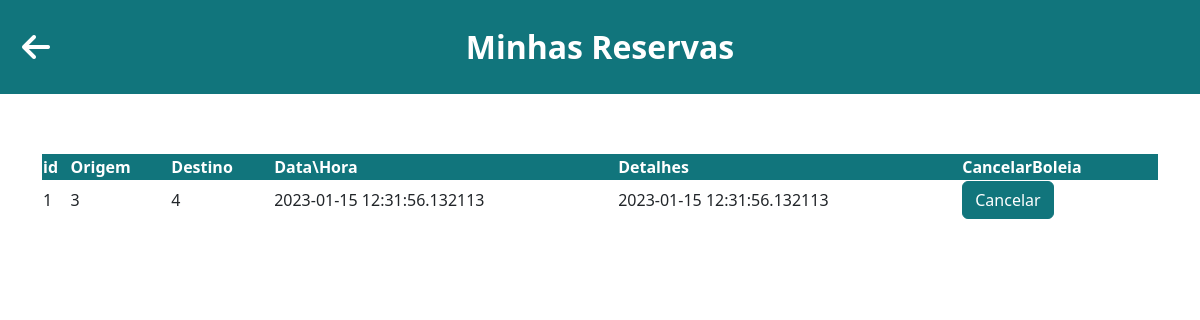
The page /reserva (signed in) on the database its author committed.
### models.py (models this page shows, shortened)
class Reservation(db.Model):
	__tablename__ = 'reservation'
	__table_args__ = (db.UniqueConstraint('passenger_id', 'ride_id'),)
	id = db.Column(db.Integer, primary_key=True)
	passenger_id = db.Column('passenger_id', db.ForeignKey('user.id'), nullable=False)
	passenger = db.relationship('User', backref='reservation')
	ride_id = db.Column('ride_id', db.ForeignKey('ride.id'), nullable=False)
	ride = db.relationship('Ride', backref='reservation')
	reservation_state_id = db.Column('reservation_state_id', db.ForeignKey('reservation_state.id'), default=1, nullable=False)
	reservation_state = db.relationship('ReservationState', backref='reservation')
	createdAt = db.Column(db.DateTime, default=datetime.now)
	updatedAt = db.Column(db.DateTime, default=datetime.now)

### rideandreservation/__init__.py (the view, shortened to what this page needs)
@rideandreservation.route('/reserva', methods=['GET', 'POST'])
def reservation():
    activeUser = current_user
    get_Reservas = db.session.query(Reservation).filter(Reservation.passenger_id==activeUser.id)
    goBack = BackButton()
    if activeUser.is_authenticated:
        print("Noice")
    else:
        print("Not Noice")
    if request.method == 'GET':
        return render_template("reservas.html", goBack = goBack,get_Reservas=get_Reservas)
    return render_template("reservas.html", goBack = goBack)

### app.py (called while the page is built)
def create_app(config_filename):
	app = Flask(__name__)
	app.config.from_object(config_filename)
	db.init_app(app)
	with app.app_context():
		db.create_all()
	login_manager = LoginManager()
	login_manager.login_view = 'auth.login'
	login_manager.init_app(app)
	@login_manager.user_loader
	def load_user(user_id):
		return User.query.get(int(user_id))
	app.register_blueprint(loginModule)
	app.register_blueprint(registerModule)
	app.register_blueprint(rideandreservation)
	app.register_blueprint(homeModule)
	app.register_blueprint(verPerfilModule)
	app.register_blueprint(editProfileModule)
	app.register_blueprint(addVehicleModule)
	app.register_blueprint(rides)
	return app

### templates/reservas.html (shortened to what this page needs)
<!DOCTYPE html>
<html lang="eng">
    <head>
        <link href="https://cdn.jsdelivr.net/npm/bootstrap@5.2.3/dist/css/bootstrap.min.css" rel="stylesheet">
        <link rel="stylesheet" href="{{url_for('static', filename='css/reservas.css')}}">
        <link rel="stylesheet" href="https://cdnjs.cloudflare.com/ajax/libs/font-awesome/6.2.1/css/all.min.css">
        <link rel="stylesheet" type="text/css" href="https://cdn.datatables.net/1.13.1/css/jquery.dataTables.css">
        <link rel="stylesheet" type="text/css" href="https://cdn.datatables.net/responsive/2.1.1/css/responsive.bootstrap.min.css" />
    </head>
    <body>
        <header class="p-3 mb-5 bg-primary" id="mrs">
            <form action="" method="POST">
                <div class="row align-items-center" >
                    <div class="col-2">
                        <a style="cursor:pointer">
                            <button class="fa fa-2xl fa-arrow-left text-white" type="submit" name="goBack" value="EcraPrevio" style=" background-color: transparent; border: none;"></button>
                        </a>
                    </div>
                    <div class="col-8" >
                        <div class="m-2 d-flex justify-content-center " >
                            <h2 class="my-1 fw-bold text-white">Minhas Reservas</h2>
                        </div>
                    </div>
                </div>
            </form>
        </header>
    <div class="container" id="table">
        <div class="table-responsive">
        <table class="cell-border display nowrap" id="tabela" style="width: 100%;">
            <thead class="bg-primary text-white">
                <tr>
                    <th>id</th>
                    <th>Origem</th>
                    <th>Destino</th>
                    <th>Data\Hora</th>
                    <th>Detalhes</th>
                    <th class="all">CancelarBoleia</th>
                    </tr>
                </thead>
                    <tbody>
                        {% for reservation in get_Reservas %}
                        <tr>
                        <td>{{reservation.id}}</td>
                        <td>{{reservation.passenger_id}}</td>
                        <td>{{reservation.ride_id}}</td>
                        <td>{{reservation.createdAt}}</td>
                        <td>{{reservation.updatedAt}}</td>
                        <td><button class="cancelar btn btn-primary text-white" id="{{reservation.id}}">Cancelar</button></td>
                    </tr>
                        {% endfor%}
                </tbody>
            </div>
        </div>
    </body>
</html>

### static/css/reservas.css (style rules this page uses)
#table { margin-top: 60px; }
:root { --ismatDark: 17, 117, 124; --ismatLight: 106, 201, 204; }
:root { --primary: var(--ismatDark); --secondary: var(--ismatLight); }
.bg-primary { background-color: rgba(var(--primary), 1) !important; }
.btn-primary { color: rgba(var(--gray_0), 1); background-color: rgba(var(--primary), 1); border-color: rgba(var(--primary), 1); }

### rows shown on the page
Reservation: id "1", passenger_id "3", ride_id "4", createdAt "2023-01-15 12:31:56.132113", updatedAt "2023-01-15 12:31:56.132113"
